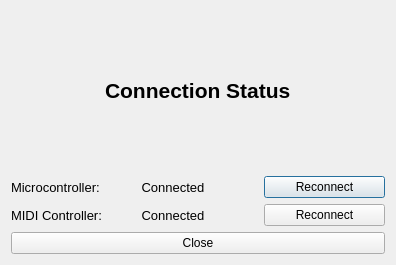
<?xml version="1.0" encoding="UTF-8"?>
<ui version="4.0">
 <class>Dialog</class>
 <widget class="QDialog" name="Dialog">
  <property name="geometry">
   <rect>
    <x>0</x>
    <y>0</y>
    <width>396</width>
    <height>265</height>
   </rect>
  </property>
  <property name="windowTitle">
   <string>Dialog</string>
  </property>
  <layout class="QVBoxLayout" name="verticalLayout_3">
   <item>
    <layout class="QVBoxLayout" name="verticalLayout">
     <item alignment="Qt::AlignHCenter|Qt::AlignVCenter">
      <widget class="QLabel" name="titleName">
       <property name="font">
        <font>
         <pointsize>16</pointsize>
         <weight>75</weight>
         <bold>true</bold>
        </font>
       </property>
       <property name="layoutDirection">
        <enum>Qt::LeftToRight</enum>
       </property>
       <property name="text">
        <string>Connection Status</string>
       </property>
      </widget>
     </item>
     <item>
      <layout class="QHBoxLayout" name="horizontalLayout">
       <item>
        <widget class="QLabel" name="serialText">
         <property name="font">
          <font>
           <pointsize>10</pointsize>
          </font>
         </property>
         <property name="text">
          <string>Microcontroller: </string>
         </property>
        </widget>
       </item>
       <item>
        <widget class="QLabel" name="statusSerial">
         <property name="font">
          <font>
           <pointsize>10</pointsize>
          </font>
         </property>
         <property name="text">
          <string> Connected</string>
         </property>
        </widget>
       </item>
       <item>
        <layout class="QHBoxLayout" name="horizontalLayout_8"/>
       </item>
       <item>
        <widget class="QPushButton" name="reconnectSerial">
         <property name="text">
          <string>Reconnect</string>
         </property>
        </widget>
       </item>
      </layout>
     </item>
     <item>
      <layout class="QHBoxLayout" name="horizontalLayout_5">
       <item>
        <widget class="QLabel" name="MIDItext">
         <property name="font">
          <font>
           <pointsize>10</pointsize>
          </font>
         </property>
         <property name="text">
          <string>MIDI Controller: </string>
         </property>
        </widget>
       </item>
       <item>
        <widget class="QLabel" name="statusMIDI">
         <property name="font">
          <font>
           <pointsize>10</pointsize>
          </font>
         </property>
         <property name="text">
          <string> Connected</string>
         </property>
        </widget>
       </item>
       <item>
        <layout class="QHBoxLayout" name="horizontalLayout_9"/>
       </item>
       <item>
        <widget class="QPushButton" name="reconnectMIDI">
         <property name="text">
          <string>Reconnect</string>
         </property>
        </widget>
       </item>
      </layout>
     </item>
     <item>
      <layout class="QHBoxLayout" name="horizontalLayout_2">
       <item>
        <layout class="QHBoxLayout" name="horizontalLayout_6"/>
       </item>
       <item>
        <layout class="QHBoxLayout" name="horizontalLayout_7">
         <item>
          <widget class="QPushButton" name="closeButton">
           <property name="text">
            <string>Close</string>
           </property>
          </widget>
         </item>
        </layout>
       </item>
       <item>
        <layout class="QHBoxLayout" name="horizontalLayout_4"/>
       </item>
      </layout>
     </item>
    </layout>
   </item>
  </layout>
 </widget>
 <resources/>
 <connections/>
</ui>
